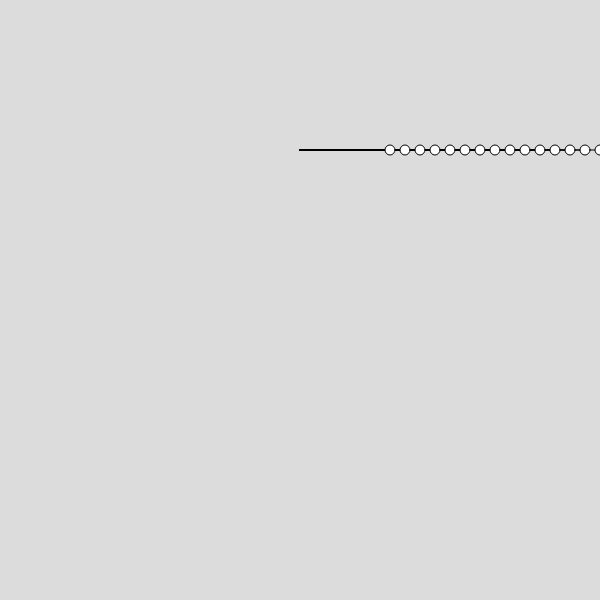
Frame 1 (no input)
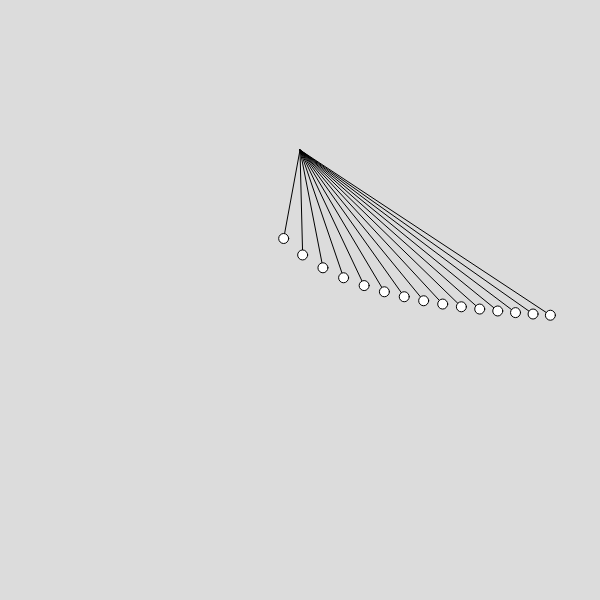
Frame 60 (no input)
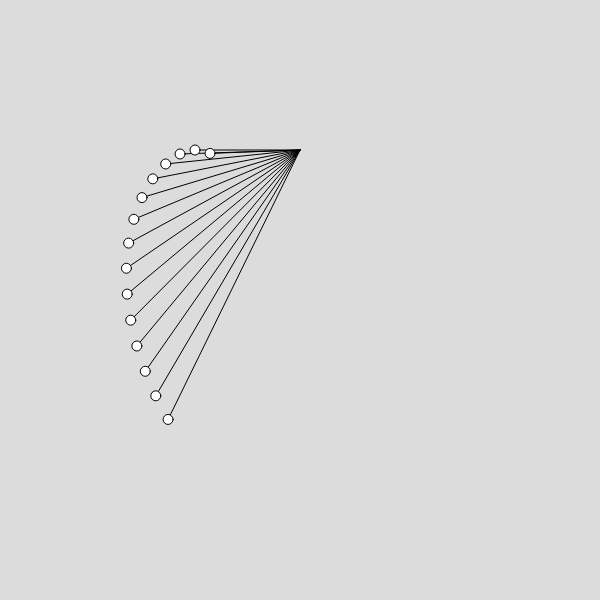
Frame 120 (the mouse pressed at the canvas centre since frame 60)

The p5.js sketch that drew these frames (run headless with seeded random() and noise() and a simulated clock; from frame 60 on, the mouse is pressed at the canvas centre):

// p5.js sketch
// ── sketch.js
//This is the code for simulating a pendulum. There is damping logic as well which I'm working on
//I am trying to make the pendulum wave simulation, I will learn about frequency, the length adjustments, etc and then rewrite this code to make proper waves.

let pendulums;
let n;
function setup() {
  createCanvas(600, 600);
  n = 15;
  pendulums = new Array();
  for (var i = 0;i< n;i++){
    pendulums.push(new pendulum(300,150,300 - i*15,10,PI/2));
  }
}

function draw() {
  background(220);
  for(let object of pendulums){
    object.show();
    object.update();
    // if(frameCount % 5 == 0){
    //   object.dampen();

    // }
  }
}

class pendulum{
  constructor(x,y,l,radius,theta,gravity = 0.1, mass = 1){
    this.position = createVector(x,y);
    this.l = l;
    this.radius = radius;
    this.theta = theta;
    this.gravity = gravity;
    this.mass = mass;
    this.angularAcceleration = 0;
    this.angularVelocity = 0;
  }

  show(){
    line(this.position.x,this.position.y,this.position.x + this.l * sin(this.theta), this.position.y + this.l * cos(this.theta));

    circle(this.position.x + this.l * sin(this.theta), this.position.y + this.l * cos(this.theta), this.radius);
  }

  update(){
    //calculate the angular acceleration ( gravity * sin(theta) )
    this.angularAcceleration = -this.gravity * sin(this.theta)/this.l;
    this.angularVelocity += this.angularAcceleration;
    this.theta += this.angularVelocity;
  }
  dampen(){
    this.theta *= 0.99;
  }

}
